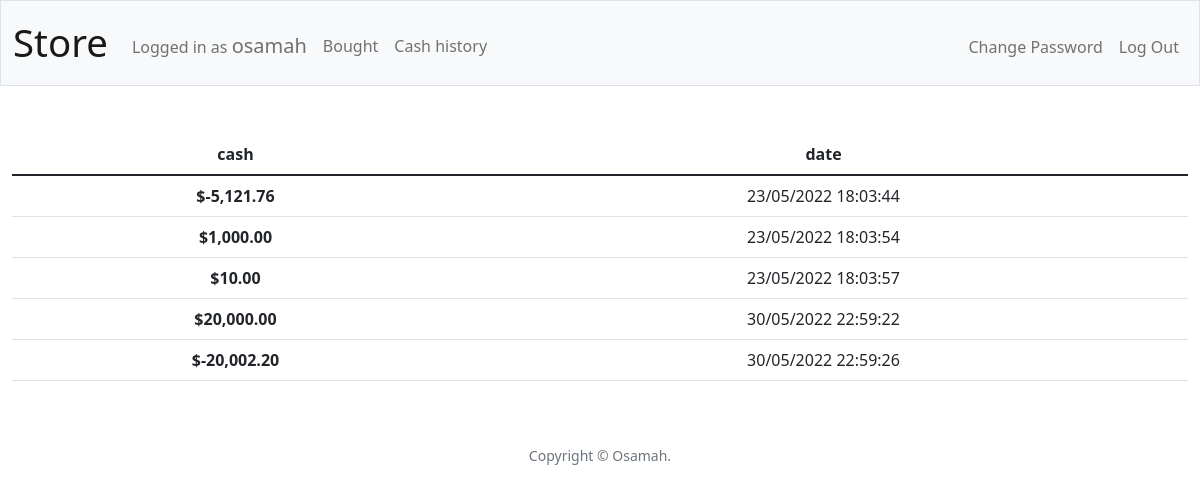
The page /cash (signed in) on the database its author committed.
### tables this page shows
CREATE TABLE "history" (
	"cash"	NUMERIC NOT NULL,
	"user_id"	INTEGER NOT NULL,
	"date"	TEXT NOT NULL,
	FOREIGN KEY("user_id") REFERENCES "users"("id")
);

### app.py (the view)
@app.route("/cash", methods=["POST", "GET"])
@login_required
def update_cash():
    if request.method == "POST":
        cash = request.form.get("cash")
        if str(cash).isdigit() is False:
            return error("number must be positive digit")
        cash = float(cash)
        old_cash = db.execute(
            "SELECT cash FROM users WHERE id = ?", session["user_id"])
        old_cash = float(old_cash[0]["cash"])
        now = datetime.now()
        date = now.strftime("%d/%m/%Y %H:%M:%S")
        db.execute("INSERT into history (cash, user_id, date) VALUES (?, ?, ?)",
                   cash, session["user_id"], date)
        db.execute("UPDATE users SET cash = ? WHERE id = ?",
                   cash + old_cash, session["user_id"])
        if request.form.get("a") == "1":
            return redirect("/")
        else:
            return redirect("/cart")
    else:
        cash = db.execute(
            "SELECT cash, date FROM history WHERE user_id = ?;", session["user_id"])
        return render_template("history.html", cash=cash)

### app.py (called while the page is built)
@app.after_request
def after_request(response):
    response.headers["Cache-Control"] = "no-cache, no-store, must-revalidate"
    response.headers["Expires"] = 0
    response.headers["Pragma"] = "no-cache"
    return response

### helpers.py (called while the page is built)
def login_required(f):
    @wraps(f)
    def decorated_function(*args, **kwargs):
        if session.get("user_id") is None:
            return redirect("/login")
        return f(*args, **kwargs)
    return decorated_function

def usd(value):
    if value is None:
        return f"${0:,.2f}"
    return f"${value:,.2f}"

### templates/history.html (shortened to what this page needs)
{% extends "layout.html" %}
{% block main %}
<table class="table">
  <thead>
    <tr>
      <th scope="col">cash</th>
      <th scope="col">date</th>
    </tr>
  </thead>
  <tbody>
    {% for i in cash %}
    <tr>
      <th scope="row">{{ i.cash | usd }}</th>
      <td>{{ i.date }}</td>
    </tr>
    {% endfor %}
  </tbody>
</table>
{% endblock %}

### rows shown on the page
history: cash "$-5,121.76", date "23/05/2022 18:03:44"
history: cash "$1,000.00", date "23/05/2022 18:03:54"
history: cash "$10.00", date "23/05/2022 18:03:57"
history: cash "$20,000.00", date "30/05/2022 22:59:22"
history: cash "$-20,002.20", date "30/05/2022 22:59:26"

### other values the page prints
{{ session["name"] }} "osamah"
